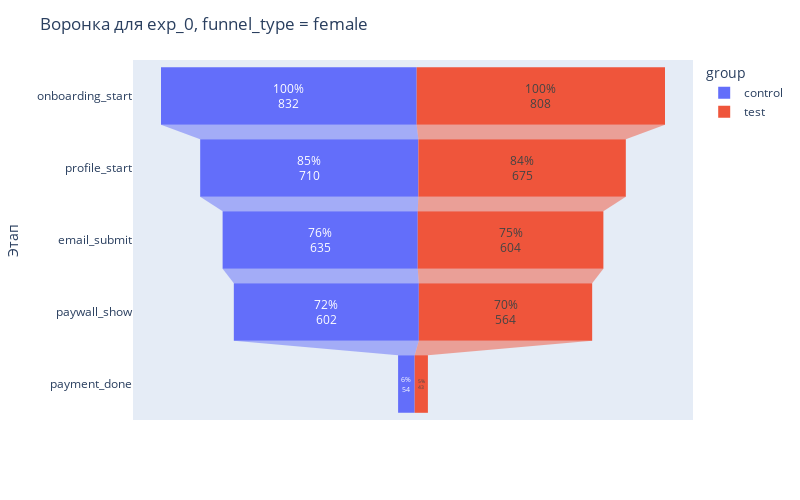

Write notebook code for a chart like this one.
### Code cell
for exp in by_everything['experiment_name'].unique():
    df_exp = by_everything[by_everything['experiment_name'] == exp]

    for funnel_type in df_exp['funnel_type'].unique():
        df_sub = df_exp[df_exp['funnel_type'] == funnel_type]

        fig = px.funnel(
            df_sub,
            x='users',
            y='event_type',
            color='group',  # control / test
            text=df_sub['conversion_from_start'].apply(lambda x: f"{x:.0f}%")
        )

        fig.update_traces(textposition='inside')
        fig.update_layout(
            title=f"Воронка для {exp}, funnel_type = {funnel_type}",
            xaxis_title="Конверсия от старта (%)",
            yaxis_title="Этап",
            width=800,
            height=500
        )

        fig.show()

### Figure 1 — Plotly figure (JSON) as saved in the notebook; plotly's stock layout.template omitted (floating-point values rounded to 4 significant figures)
{"data": [{"hovertemplate": "group=control<br>users=%{x}<br>event_type=%{y}<br>text=%{text}<extra></extra>", "legendgroup": "control", "marker": {"color": "#636efa"}, "name": "control", "orientation": "h", "showlegend": true, "text": ["100%", "85%", "76%", "72%", "6%"], "textposition": "inside", "type": "funnel", "x": [832, 710, 635, 602, 54], "xaxis": "x", "y": ["onboarding_start", "profile_start", "email_submit", "paywall_show", "payment_done"], "yaxis": "y"}, {"hovertemplate": "group=test<br>users=%{x}<br>event_type=%{y}<br>text=%{text}<extra></extra>", "legendgroup": "test", "marker": {"color": "#EF553B"}, "name": "test", "orientation": "h", "showlegend": true, "text": ["100%", "84%", "75%", "70%", "5%"], "textposition": "inside", "type": "funnel", "x": [808, 675, 604, 564, 43], "xaxis": "x", "y": ["onboarding_start", "profile_start", "email_submit", "paywall_show", "payment_done"], "yaxis": "y"}], "layout": {"height": 500, "legend": {"title": {"text": "group"}, "tracegroupgap": 0}, "margin": {"t": 60}, "title": {"text": "Воронка для exp_0, funnel_type = female"}, "width": 800, "xaxis": {"anchor": "y", "domain": [0, 1], "title": {"text": "Конверсия от старта (%)"}}, "yaxis": {"anchor": "x", "domain": [0, 1], "title": {"text": "Этап"}}}}
